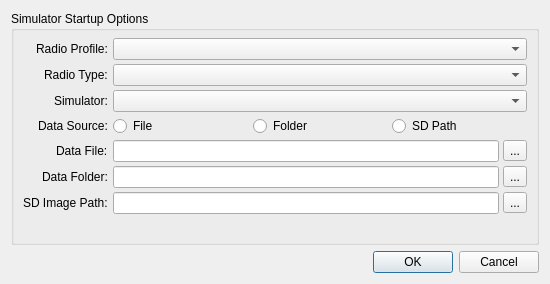
<?xml version="1.0" encoding="UTF-8"?>
<ui version="4.0">
 <class>SimulatorStartupDialog</class>
 <widget class="QDialog" name="SimulatorStartupDialog">
  <property name="geometry">
   <rect>
    <x>0</x>
    <y>0</y>
    <width>550</width>
    <height>284</height>
   </rect>
  </property>
  <property name="minimumSize">
   <size>
    <width>550</width>
    <height>0</height>
   </size>
  </property>
  <property name="windowTitle">
   <string>Edge16 Simulator - Startup Options</string>
  </property>
  <property name="modal">
   <bool>true</bool>
  </property>
  <layout class="QVBoxLayout" name="verticalLayout">
   <property name="spacing">
    <number>6</number>
   </property>
   <item>
    <widget class="QGroupBox" name="groupBox">
     <property name="sizePolicy">
      <sizepolicy hsizetype="Expanding" vsizetype="Preferred">
       <horstretch>0</horstretch>
       <verstretch>0</verstretch>
      </sizepolicy>
     </property>
     <property name="title">
      <string>Simulator Startup Options</string>
     </property>
     <layout class="QFormLayout" name="layout_options">
      <property name="sizeConstraint">
       <enum>QLayout::SetNoConstraint</enum>
      </property>
      <property name="fieldGrowthPolicy">
       <enum>QFormLayout::AllNonFixedFieldsGrow</enum>
      </property>
      <property name="labelAlignment">
       <set>Qt::AlignRight|Qt::AlignTrailing|Qt::AlignVCenter</set>
      </property>
      <property name="formAlignment">
       <set>Qt::AlignLeading|Qt::AlignLeft|Qt::AlignTop</set>
      </property>
      <property name="horizontalSpacing">
       <number>5</number>
      </property>
      <property name="verticalSpacing">
       <number>4</number>
      </property>
      <property name="leftMargin">
       <number>9</number>
      </property>
      <property name="topMargin">
       <number>7</number>
      </property>
      <property name="rightMargin">
       <number>9</number>
      </property>
      <property name="bottomMargin">
       <number>5</number>
      </property>
      <item row="0" column="0">
       <widget class="QLabel" name="label_2">
        <property name="text">
         <string>Radio Profile:</string>
        </property>
       </widget>
      </item>
      <item row="0" column="1">
       <widget class="QComboBox" name="radioProfile">
        <property name="sizePolicy">
         <sizepolicy hsizetype="Preferred" vsizetype="Fixed">
          <horstretch>0</horstretch>
          <verstretch>0</verstretch>
         </sizepolicy>
        </property>
        <property name="toolTip">
         <string>Existing radio profiles are shown here.&lt;br /&gt;
Create or edit profiles using the Companion application.</string>
        </property>
       </widget>
      </item>
      <item row="1" column="0">
       <widget class="QLabel" name="label_3">
        <property name="text">
         <string>Radio Type:</string>
        </property>
       </widget>
      </item>
      <item row="1" column="1">
       <widget class="QComboBox" name="cbRadioType">
        <property name="sizePolicy">
         <sizepolicy hsizetype="Preferred" vsizetype="Fixed">
          <horstretch>0</horstretch>
          <verstretch>0</verstretch>
         </sizepolicy>
        </property>
        <property name="toolTip">
         <string>Existing radio simulators are shown here.&lt;br /&gt;
The radio type specified in the selected profile is used by default.</string>
        </property>
       </widget>
      </item>
      <item row="3" column="0">
       <widget class="QLabel" name="label_6">
        <property name="text">
         <string>Data Source:</string>
        </property>
       </widget>
      </item>
      <item row="4" column="0">
       <widget class="QLabel" name="label_4">
        <property name="text">
         <string>Data File:</string>
        </property>
       </widget>
      </item>
      <item row="5" column="0">
       <widget class="QLabel" name="label_5">
        <property name="text">
         <string>Data Folder:</string>
        </property>
       </widget>
      </item>
      <item row="6" column="0">
       <widget class="QLabel" name="label_7">
        <property name="text">
         <string>SD Image Path:</string>
        </property>
       </widget>
      </item>
      <item row="4" column="1">
       <widget class="QWidget" name="wdgt_dataFile" native="true">
        <property name="sizePolicy">
         <sizepolicy hsizetype="Expanding" vsizetype="Preferred">
          <horstretch>0</horstretch>
          <verstretch>0</verstretch>
         </sizepolicy>
        </property>
        <layout class="QHBoxLayout" name="layout_dataFile" stretch="1,0">
         <property name="spacing">
          <number>4</number>
         </property>
         <property name="leftMargin">
          <number>0</number>
         </property>
         <property name="topMargin">
          <number>0</number>
         </property>
         <property name="rightMargin">
          <number>0</number>
         </property>
         <property name="bottomMargin">
          <number>0</number>
         </property>
         <item>
          <widget class="QLineEdit" name="dataFile">
           <property name="toolTip">
            <string>Radio data (.etx) settings file to use. A new file with default settings will be created if necessary.&lt;br /&gt;
&lt;b&gt;NOTE&lt;/b&gt;: any existing data incompatible with the selected radio type may be overwritten!</string>
           </property>
          </widget>
         </item>
         <item>
          <widget class="QToolButton" name="btnSelectDataFile">
           <property name="toolTip">
            <string>Select data file...</string>
           </property>
           <property name="text">
            <string>...</string>
           </property>
           <property name="icon">
            <iconset>
             <normaloff>:/themes/monoblue/16/open.png</normaloff>:/themes/monoblue/16/open.png</iconset>
           </property>
           <property name="toolButtonStyle">
            <enum>Qt::ToolButtonIconOnly</enum>
           </property>
          </widget>
         </item>
        </layout>
       </widget>
      </item>
      <item row="5" column="1">
       <widget class="QWidget" name="wdgt_dataFolder" native="true">
        <property name="sizePolicy">
         <sizepolicy hsizetype="Expanding" vsizetype="Preferred">
          <horstretch>0</horstretch>
          <verstretch>0</verstretch>
         </sizepolicy>
        </property>
        <layout class="QHBoxLayout" name="layout_dataFolder" stretch="1,0">
         <property name="spacing">
          <number>4</number>
         </property>
         <property name="leftMargin">
          <number>0</number>
         </property>
         <property name="topMargin">
          <number>0</number>
         </property>
         <property name="rightMargin">
          <number>0</number>
         </property>
         <property name="bottomMargin">
          <number>0</number>
         </property>
         <item>
          <widget class="QLineEdit" name="dataFolder">
           <property name="toolTip">
            <string>Directory containing RADIO and MODELS folders to use.&lt;br /&gt;
New folder(s) with default radio/model will be created here if necessary.</string>
           </property>
          </widget>
         </item>
         <item>
          <widget class="QToolButton" name="btnSelectDataFolder">
           <property name="toolTip">
            <string>Select data folder...</string>
           </property>
           <property name="text">
            <string>...</string>
           </property>
           <property name="icon">
            <iconset>
             <normaloff>:/themes/monoblue/16/open.png</normaloff>:/themes/monoblue/16/open.png</iconset>
           </property>
           <property name="toolButtonStyle">
            <enum>Qt::ToolButtonIconOnly</enum>
           </property>
          </widget>
         </item>
        </layout>
       </widget>
      </item>
      <item row="6" column="1">
       <widget class="QWidget" name="wdgt_sdPath" native="true">
        <property name="sizePolicy">
         <sizepolicy hsizetype="Expanding" vsizetype="Preferred">
          <horstretch>0</horstretch>
          <verstretch>0</verstretch>
         </sizepolicy>
        </property>
        <layout class="QHBoxLayout" name="layout_sdPath" stretch="1,0">
         <property name="spacing">
          <number>4</number>
         </property>
         <property name="leftMargin">
          <number>0</number>
         </property>
         <property name="topMargin">
          <number>0</number>
         </property>
         <property name="rightMargin">
          <number>0</number>
         </property>
         <property name="bottomMargin">
          <number>0</number>
         </property>
         <item>
          <widget class="QLineEdit" name="sdPath">
           <property name="toolTip">
            <string>Directory containing the SD card image to use.&lt;br/&gt;
The default is configured in the chosen Radio Profile.</string>
           </property>
          </widget>
         </item>
         <item>
          <widget class="QToolButton" name="btnSelectSdPath">
           <property name="toolTip">
            <string>Select SD card image folder...</string>
           </property>
           <property name="text">
            <string>...</string>
           </property>
           <property name="icon">
            <iconset>
             <normaloff>:/themes/monoblue/16/open.png</normaloff>:/themes/monoblue/16/open.png</iconset>
           </property>
           <property name="toolButtonStyle">
            <enum>Qt::ToolButtonIconOnly</enum>
           </property>
          </widget>
         </item>
        </layout>
       </widget>
      </item>
      <item row="3" column="1">
       <widget class="QWidget" name="wdgt_dataSource" native="true">
        <property name="sizePolicy">
         <sizepolicy hsizetype="Expanding" vsizetype="Preferred">
          <horstretch>0</horstretch>
          <verstretch>0</verstretch>
         </sizepolicy>
        </property>
        <property name="toolTip">
         <string>Select which of the data sources (File/Folder/SD Card) you would like to start the simulator with.</string>
        </property>
        <layout class="QHBoxLayout" name="layout_dataSource">
         <property name="spacing">
          <number>5</number>
         </property>
         <property name="leftMargin">
          <number>0</number>
         </property>
         <property name="topMargin">
          <number>0</number>
         </property>
         <property name="rightMargin">
          <number>0</number>
         </property>
         <property name="bottomMargin">
          <number>0</number>
         </property>
         <item>
          <widget class="QRadioButton" name="optFile">
           <property name="text">
            <string>File</string>
           </property>
           <attribute name="buttonGroup">
            <string notr="true">optGrp_dataSource</string>
           </attribute>
          </widget>
         </item>
         <item>
          <widget class="QRadioButton" name="optFolder">
           <property name="text">
            <string>Folder</string>
           </property>
           <attribute name="buttonGroup">
            <string notr="true">optGrp_dataSource</string>
           </attribute>
          </widget>
         </item>
         <item>
          <widget class="QRadioButton" name="optSdPath">
           <property name="text">
            <string>SD Path</string>
           </property>
           <attribute name="buttonGroup">
            <string notr="true">optGrp_dataSource</string>
           </attribute>
          </widget>
         </item>
        </layout>
       </widget>
      </item>
      <item row="2" column="0">
       <widget class="QLabel" name="label">
        <property name="text">
         <string>Simulator:</string>
        </property>
       </widget>
      </item>
      <item row="2" column="1">
       <widget class="QComboBox" name="cbSimulator"/>
      </item>
     </layout>
    </widget>
   </item>
   <item>
    <widget class="QDialogButtonBox" name="buttonBox">
     <property name="orientation">
      <enum>Qt::Horizontal</enum>
     </property>
     <property name="standardButtons">
      <set>QDialogButtonBox::Cancel|QDialogButtonBox::Ok</set>
     </property>
    </widget>
   </item>
  </layout>
 </widget>
 <resources/>
 <connections>
  <connection>
   <sender>buttonBox</sender>
   <signal>accepted()</signal>
   <receiver>SimulatorStartupDialog</receiver>
   <slot>accept()</slot>
   <hints>
    <hint type="sourcelabel">
     <x>248</x>
     <y>254</y>
    </hint>
    <hint type="destinationlabel">
     <x>157</x>
     <y>274</y>
    </hint>
   </hints>
  </connection>
  <connection>
   <sender>buttonBox</sender>
   <signal>rejected()</signal>
   <receiver>SimulatorStartupDialog</receiver>
   <slot>reject()</slot>
   <hints>
    <hint type="sourcelabel">
     <x>316</x>
     <y>260</y>
    </hint>
    <hint type="destinationlabel">
     <x>286</x>
     <y>274</y>
    </hint>
   </hints>
  </connection>
 </connections>
 <buttongroups>
  <buttongroup name="optGrp_dataSource"/>
 </buttongroups>
</ui>
